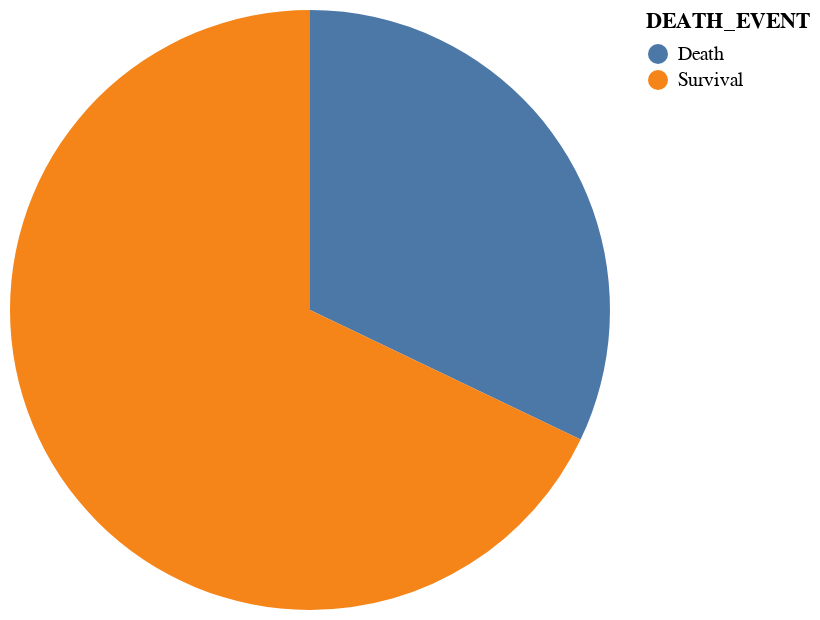

Notebook source saved alongside this figure:
### Code cell
alt.Chart(df).mark_arc().encode(theta="count(DEATH_EVENT)",color="DEATH_EVENT:N",)

### Figure 1 — Vega-Lite specification as saved in the notebook (floating-point values rounded to 4 significant figures; data arrays with more than 128 entries replaced by an {"elided": "..."} marker saying what was removed)
{"config": {"view": {"continuousWidth": 300, "continuousHeight": 300}}, "data": {"name": "data-31f258b70a0e70a309fbc426c1e19cbb"}, "mark": {"type": "arc"}, "encoding": {"color": {"field": "DEATH_EVENT", "type": "nominal"}, "theta": {"aggregate": "count", "field": "DEATH_EVENT", "type": "nominal"}}, "$schema": "https://vega.github.io/schema/vega-lite/v5.8.0.json", "datasets": {"data-31f258b70a0e70a309fbc426c1e19cbb": {"elided": "299 records"}}}
